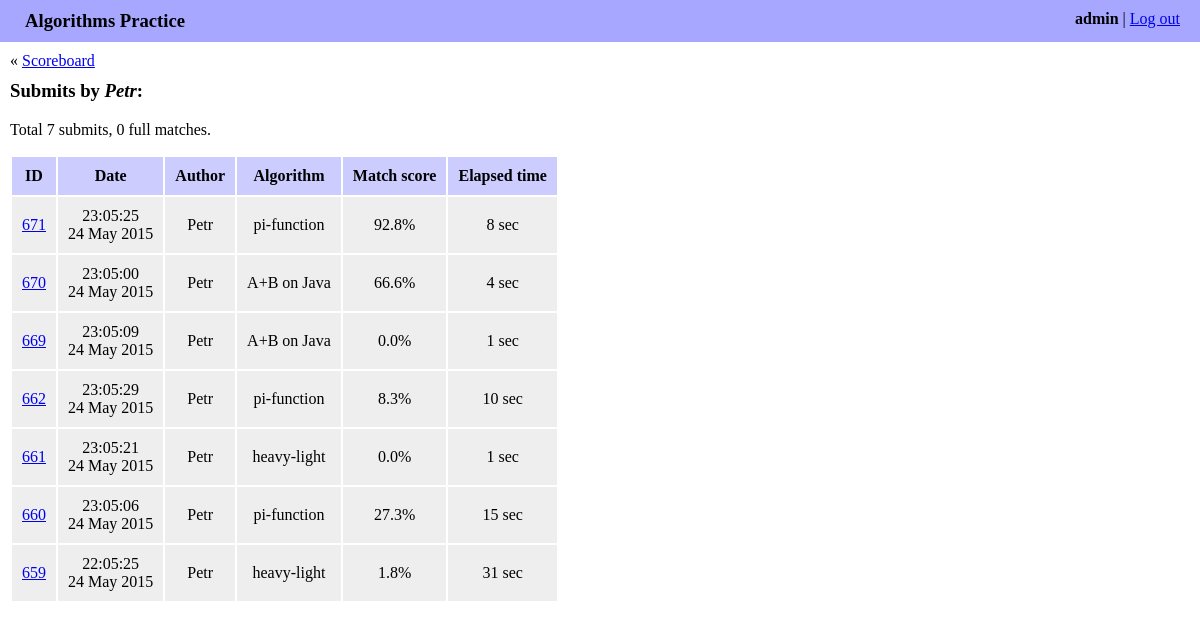
/history/Petr/ (signed in), run on an earlier commit of the app's database.
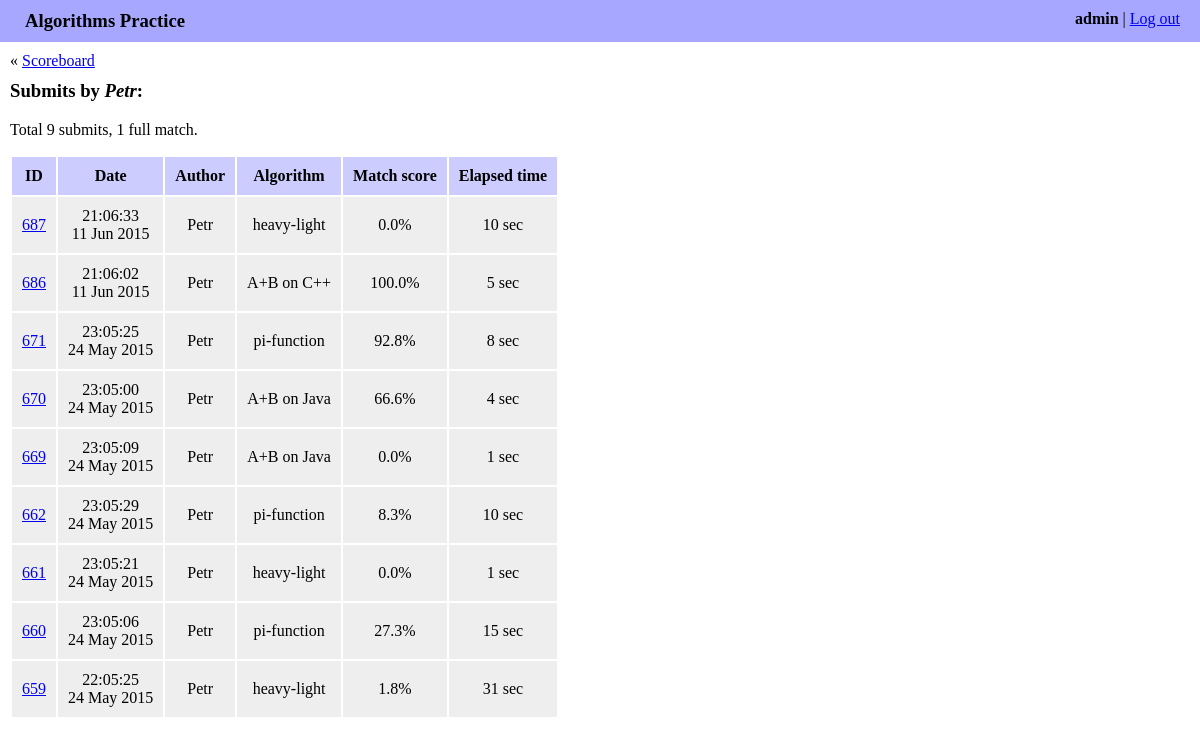
And on a later commit of the database.
### algo/models.py (models this page shows, shortened)
class Submit(models.Model):
    algorithm = models.ForeignKey(Algorithm)
    author = models.ForeignKey(User)
    date = models.DateTimeField(auto_now_add=True)
    elapsed_seconds = models.IntegerField()
    source_code = models.TextField()
    score = models.FloatField()

class Algorithm(models.Model):
    name = models.CharField(max_length=255)
    slug = models.SlugField(max_length=60)
    language = models.ForeignKey(Language)
    source_code = models.TextField()
    def __str__(self):
        return self.name

### algo/views.py (the view)
# urls.py: url(r'^history/(?P<author_username>[\w-]+)/$',
@login_required
def history(request, author_username, algorithm_slug=None):
    author = get_object_or_404(User, username=author_username)
    if algorithm_slug is not None:
        algorithm = get_object_or_404(Algorithm, slug=algorithm_slug)
        submits = Submit.objects.filter(author=author, algorithm=algorithm)
    else:
        algorithm = None
        submits = Submit.objects.filter(author=author)
    submits = submits.order_by('-pk')
    full_matches_count = sum(1 for item in submits
                             if abs(item.score - 100) < EPS)
    return render(request, 'algo/history.html', {
        'algorithm': algorithm,
        'author': author,
        'full_matches_count': full_matches_count,
        'submits': submits,
    })

### algo/templates/algo/history.html (shortened to what this page needs)
{% extends "algo/base.html" %}
{% load staticfiles %}
{% block content %}
<div class="navigation_box">
    &laquo; <a href="{% url 'algo:index' %}">Scoreboard</a>
</div>
<h3>
    Submits
    by <i>{{ author.username }}</i>:
</h3>
<p>
    Total {{ submits|length }} submit{{ submits|length|pluralize }},
    {{ full_matches_count }} full match{{ full_matches_count|pluralize:"es" }}.
</p>
{% if submits %}
<table class="history_table">
    <thead>
        <th>ID</th>
        <th>Date</th>
        <th>Author</th>
        <th>Algorithm</th>
        <th>Match score</th>
        <th>Elapsed time</th>
    </thead>
    <tbody>
        {% for submit in submits %}
        <tr>
            <td>
                <a href="{% url 'algo:show_submit' submit.author.username submit.algorithm.slug submit.id %}">
                    {{ submit.id }}
                </a>
            </td>
            <td>
                {{ submit.date|date:"H:m:s" }}<br />
                {{ submit.date|date:"d M Y" }}
            </td>
            <td>{{ submit.author }}</td>
            <td>{{ submit.algorithm }}</td>
            <td>{{ submit.score|floatformat:1 }}%</td>
            <td>{{ submit.elapsed_seconds }} sec</td>
        </tr>
        {% endfor %}
    </tbody>
</table>
{% endif %}
{% endblock %}

### algo/templates/algo/base.html (shortened to what this page needs)
<!DOCTYPE html>
<html>
    <head>
        {% load staticfiles %}
        <link rel="stylesheet" href="{% static 'algo/style.css' %}">
    </head>
    <body>
        <div class="account_bar">
            <div class="account_info">
                <b>{{ request.user.username }}</b> | <a href="{% url 'logout' %}">Log out</a>
            </div>
            <div class="site_title">Algorithms Practice</div>
        </div>
        <div class="content">
        {% block content %}{% endblock %}
        </div>
    </body>
</html>

### algo/static/algo/style.css (style rules this page uses)
body { margin: 0; }
.account_bar { background-color: #a7a7ff; padding: 10px 20px 10px 25px; }
.account_info { float: right; }
.site_title { font-size: 14pt; font-weight: bold; }
.content { margin: 10px; }
h3 { margin-top: 10px; }
.history_table { text-align: center; }
.history_table th { background-color: #ccf; padding: 10px; }
.history_table td { background-color: #eee; padding: 10px; }

What changed in the data, as far as the page shows it:
added Submit: id "687", date "21:06:33", date "11 Jun 2015", author "Petr", algorithm "heavy-light", score "0.0", elapsed_seconds "10"
added Submit: id "686", date "21:06:02", date "11 Jun 2015", author "Petr", algorithm "A+B on C++", score "100.0", elapsed_seconds "5"
Also different on the page:
{{ submits|length }}: "7" → "9"
{{ full_matches_count }}: "0" → "1"
